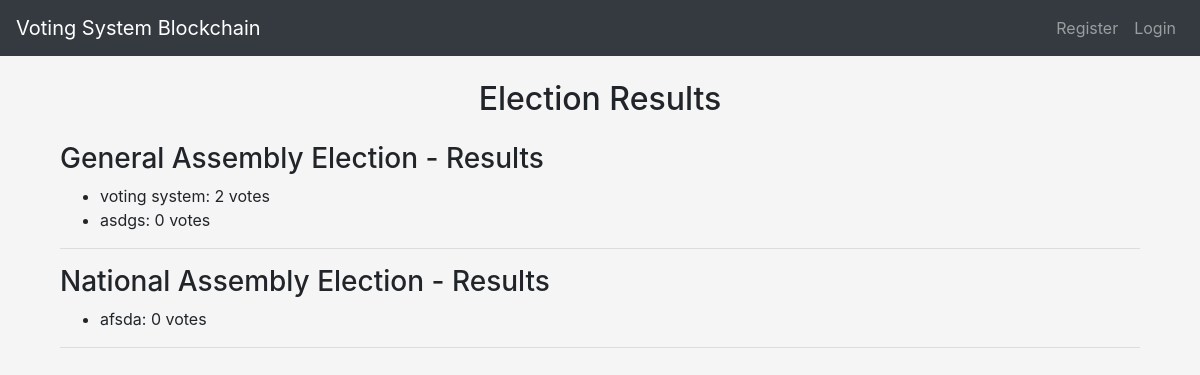
The page /view_results/ on the database its author committed.
### myapp/models.py (models this page shows, shortened)
class Election(models.Model):
    name = models.CharField(max_length=255)
    status = models.CharField(max_length=50, choices=[('upcoming', 'Upcoming'), ('ongoing', 'Ongoing'), ('completed', 'Completed')])

class Candidate(models.Model):
    name = models.CharField(max_length=255)
    image = models.ImageField(upload_to='candidates/', null=True, blank=True)
    description = models.TextField()
    election = models.ForeignKey(Election, on_delete=models.CASCADE, default=1)

### myapp/views.py (the view)
# urls.py: path('view_results/', views.view_results, name='view_results'),
def view_results(request):
    completed_elections = Election.objects.filter(status='completed')
    election_results = {}
    for election in completed_elections:
        candidates = Candidate.objects.filter(election=election)
        candidate_votes = {}
        blockchain_records = BlockchainRecord.objects.filter(election=election)
        for candidate in candidates:
            candidate_votes[candidate.name] = 0
        for record in blockchain_records:
            candidate_name = record.candidate.name
            candidate_votes[candidate_name] += 1
        election_results[election] = candidate_votes
    context = {
        'election_results': election_results,
    }
    return render(request, 'view_results.html', context)

### templates/view_results.html (shortened to what this page needs)
{% extends 'base.html' %}
{% block content %}
    <div class="container mt-4">
        <h2 class="text-center mb-4">Election Results</h2>
        {% if election_results %}
            {% for election, results in election_results.items %}
                <h3>{{ election.name }} - Results</h3>
                <ul>
                    {% for candidate, votes in results.items %}
                        <li>{{ candidate }}: {{ votes }} votes</li>
                    {% endfor %}
                </ul>
                <hr>
            {% endfor %}
        {% else %}
            <p class="text-center">No completed elections found.</p>
        {% endif %}
    </div>
{% endblock %}

### templates/base.html (style rules this page uses)
body { background-color: whitesmoke; }

### rows shown on the page
Election: name "General Assembly Election", results "2" "0"
Candidate: results "voting system"
Candidate: results "asdgs"
Election: name "National Assembly Election", results "0"
Candidate: results "afsda"
